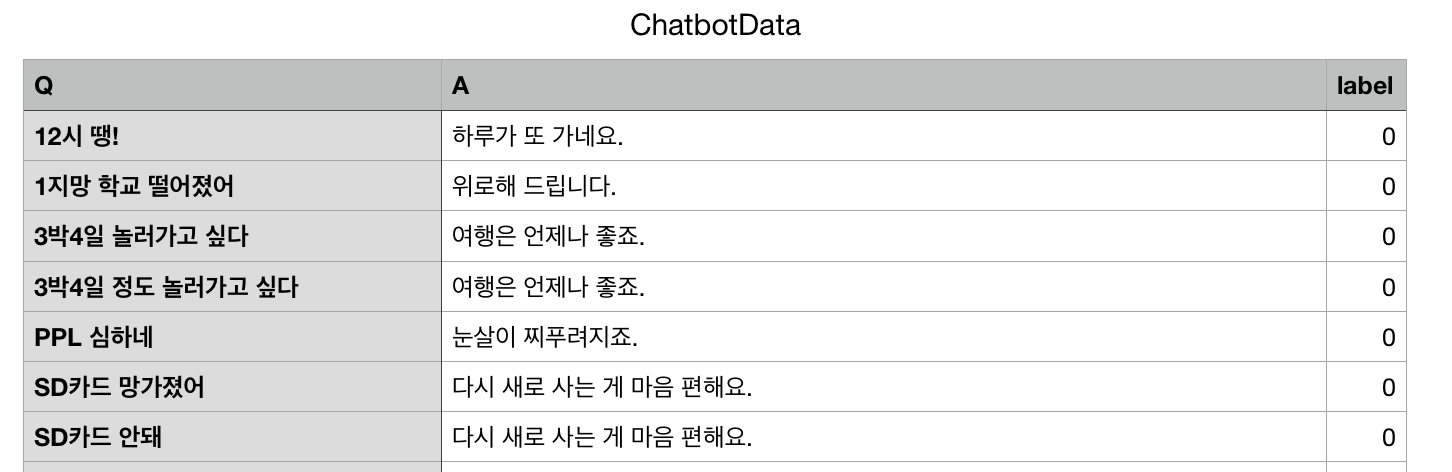
#> input picture kogpt/KoGPT2-chatbot/Chatbot_data/data.png, 1452 x 472 px
$ python my_opencv.py Chatbot_data/data.png   (Python 2 division)
#> lines starting #> are read from the running program, lines starting #| are printed output that depends on the picture
import cv2
import sys
import numpy


class MyOpenCV:
    def __init__(self):
        pass

    def execute(self):

        argvs = sys.argv
        if (len(argvs) != 2):
            print(f'Usage: # python {argvs[0]} imagefilename')
            quit()

        imagefilename = argvs[1]
        try:
            img = cv2.imread(imagefilename, 1)
#> img is the input picture: shape (472, 1452, 3); mean B, G, R 232.3, 232.4, 232.2
        except:
            print
            'faild to load %s' % imagefilename
            quit()

        imgshape = img.shape
#> imgshape = (472, 1452, 3)
        roiWidth = imgshape[1] / 4
#> roiWidth = 363
        roiHeight = imgshape[0] / 4
#> roiHeight = 118
        sx = imgshape[1] / 2 - roiWidth
#> sx = 363
        sy = imgshape[0] / 2 - roiHeight
#> sy = 118
        ex = imgshape[1] / 2 + roiWidth
#> ex = 1089
        ey = imgshape[0] / 2 + roiHeight
#> ey = 354

        # extract roi as array
        roi = img[sy:ey, sx:ex]
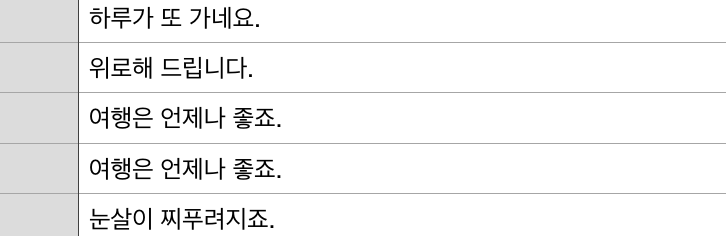
#> roi: shape (236, 726, 3); min 0, max 255, mean 242.6

        # invert roi area
        img[sy:ey, sx:ex] = cv2.bitwise_not(roi)
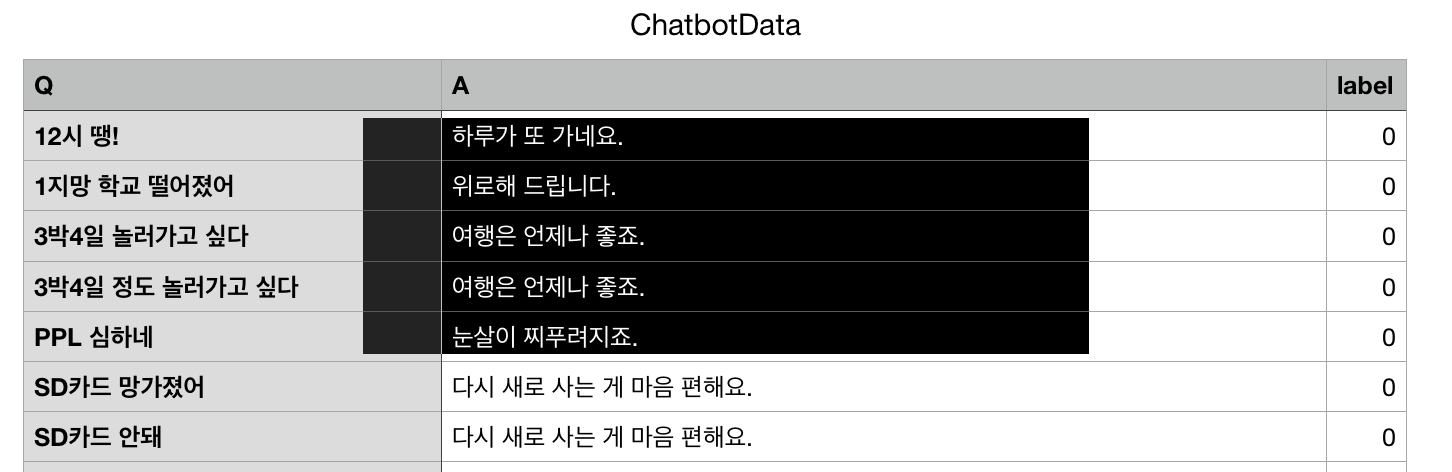
#> img: shape (472, 1452, 3); mean B, G, R 174.8, 174.9, 174.7
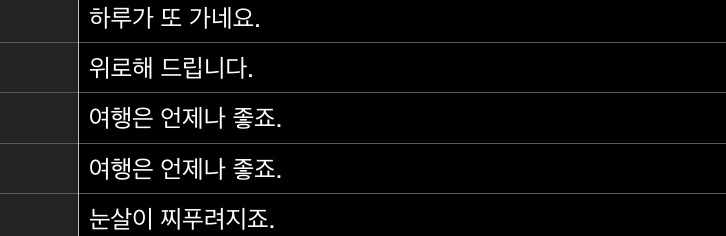
#> roi: shape (236, 726, 3); min 0, max 255, mean 12.4

        cv2.imshow('roi image', img)
        cv2.waitKey(0)
        cv2.destroyAllWindows()

if __name__ == '__main__':
    m = MyOpenCV()
    m.execute()
